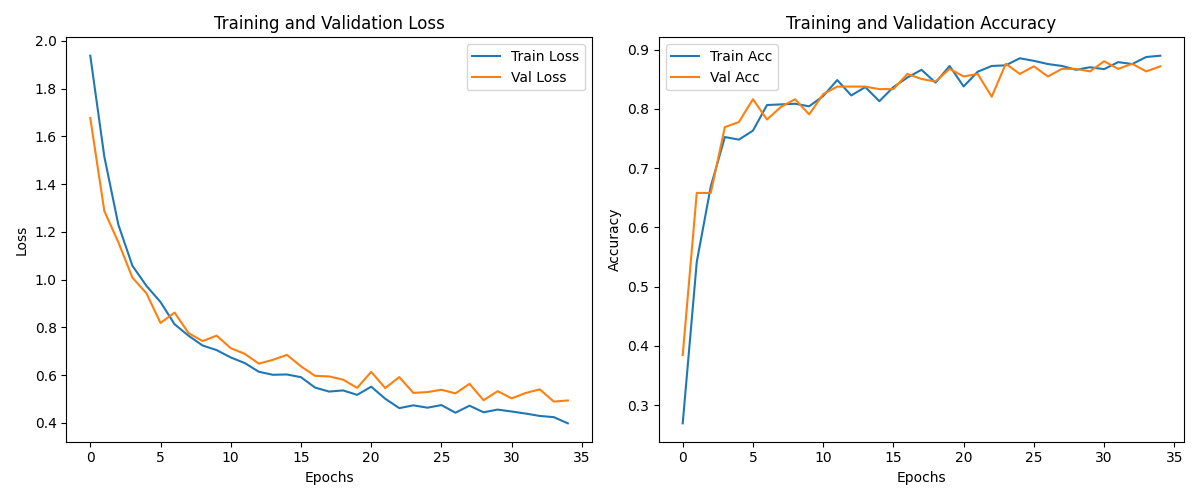

Generate this figure with Python:
import torch
import torch.nn as nn
import torch.optim as optim
from torchvision import datasets, models, transforms
from torch.utils.data import DataLoader
import os


from torchvision import transforms

data_transforms = {
    'train': transforms.Compose([
        transforms.Resize((224, 224)),  # Ensure all images are resized to 224x224
        transforms.RandomHorizontalFlip(),
        transforms.RandomRotation(20),
        transforms.ColorJitter(brightness=0.2, contrast=0.2, saturation=0.2, hue=0.2),
        transforms.ToTensor(),
        transforms.Normalize([0.485, 0.456, 0.406], [0.229, 0.224, 0.225])
    ]),
    'val': transforms.Compose([
        transforms.Resize((224, 224)),  # Ensure all images are resized to 224x224
        transforms.CenterCrop(224),
        transforms.ToTensor(),
        transforms.Normalize([0.485, 0.456, 0.406], [0.229, 0.224, 0.225])
    ]),
}

data_dir = r"C:\Users\hafiedz\Downloads\archive (1)\skin-disease-datasaet"

image_datasets = {
    x: datasets.ImageFolder(root=os.path.join(data_dir, x), transform=data_transforms[x])
    for x in ['train', 'val']
}

dataloaders = {
    x: DataLoader(image_datasets[x], batch_size=32, shuffle=True, num_workers=0)
    for x in ['train', 'val']
}


dataset_sizes = {x: len(image_datasets[x]) for x in ['train', 'val']}
class_names = image_datasets['train'].classes

model = models.resnet18(pretrained=True)

# Freeze all the parameters in the model
for param in model.parameters():
    param.requires_grad = False

# Modify the final layer to match the number of classes in your dataset
num_ftrs = model.fc.in_features
model.fc = nn.Linear(num_ftrs, len(class_names))

# Only the final layer (fc) should be trainable
for param in model.fc.parameters():
    param.requires_grad = True

# Move the model to GPU if available
model = model.to('cuda' if torch.cuda.is_available() else 'cpu')


criterion = nn.CrossEntropyLoss()

# Fine-tune only the last layer by freezing all other parameters
optimizer = optim.SGD(model.fc.parameters(), lr=0.001, momentum=0.9)

#iteration 2, add scheduler for the cosine annealing
scheduler = torch.optim.lr_scheduler.CosineAnnealingLR(optimizer, T_max=35)

import matplotlib.pyplot as plt

def train_model(model, criterion, optimizer, num_epochs=35):
    # Lists to store loss and accuracy values for each epoch
    train_loss_history = []
    val_loss_history = []
    train_acc_history = []
    val_acc_history = []

    for epoch in range(num_epochs):
        print(f'Epoch {epoch}/{num_epochs - 1}')
        print('-' * 10)

        for phase in ['train', 'val']:
            if phase == 'train':
                model.train()  # Set model to training mode
            else:
                model.eval()   # Set model to evaluate mode

            running_loss = 0.0
            running_corrects = 0

            for inputs, labels in dataloaders[phase]:
                inputs = inputs.to('cuda' if torch.cuda.is_available() else 'cpu')
                labels = labels.to('cuda' if torch.cuda.is_available() else 'cpu')

                optimizer.zero_grad()

                with torch.set_grad_enabled(phase == 'train'):
                    outputs = model(inputs)
                    _, preds = torch.max(outputs, 1)
                    loss = criterion(outputs, labels)

                    if phase == 'train':
                        loss.backward()
                        optimizer.step()

                running_loss += loss.item() * inputs.size(0)
                running_corrects += torch.sum(preds == labels.data)

            epoch_loss = running_loss / dataset_sizes[phase]
            epoch_acc = running_corrects.double() / dataset_sizes[phase]

            print(f'{phase} Loss: {epoch_loss:.4f} Acc: {epoch_acc:.4f}')

            # Store the loss and accuracy for this epoch
            if phase == 'train':
                train_loss_history.append(epoch_loss)
                train_acc_history.append(epoch_acc.item())
            else:
                val_loss_history.append(epoch_loss)
                val_acc_history.append(epoch_acc.item())

        print()

    # Plotting the training and validation loss and accuracy
    plt.figure(figsize=(12, 5))

    # Plot loss
    plt.subplot(1, 2, 1)
    plt.plot(train_loss_history, label='Train Loss')
    plt.plot(val_loss_history, label='Val Loss')
    plt.title('Training and Validation Loss')
    plt.xlabel('Epochs')
    plt.ylabel('Loss')
    plt.legend()

    # Plot accuracy
    plt.subplot(1, 2, 2)
    plt.plot(train_acc_history, label='Train Acc')
    plt.plot(val_acc_history, label='Val Acc')
    plt.title('Training and Validation Accuracy')
    plt.xlabel('Epochs')
    plt.ylabel('Accuracy')
    plt.legend()

    plt.tight_layout()
    plt.show()

    return model

# Train the model
model = train_model(model, criterion, optimizer, num_epochs=35)
